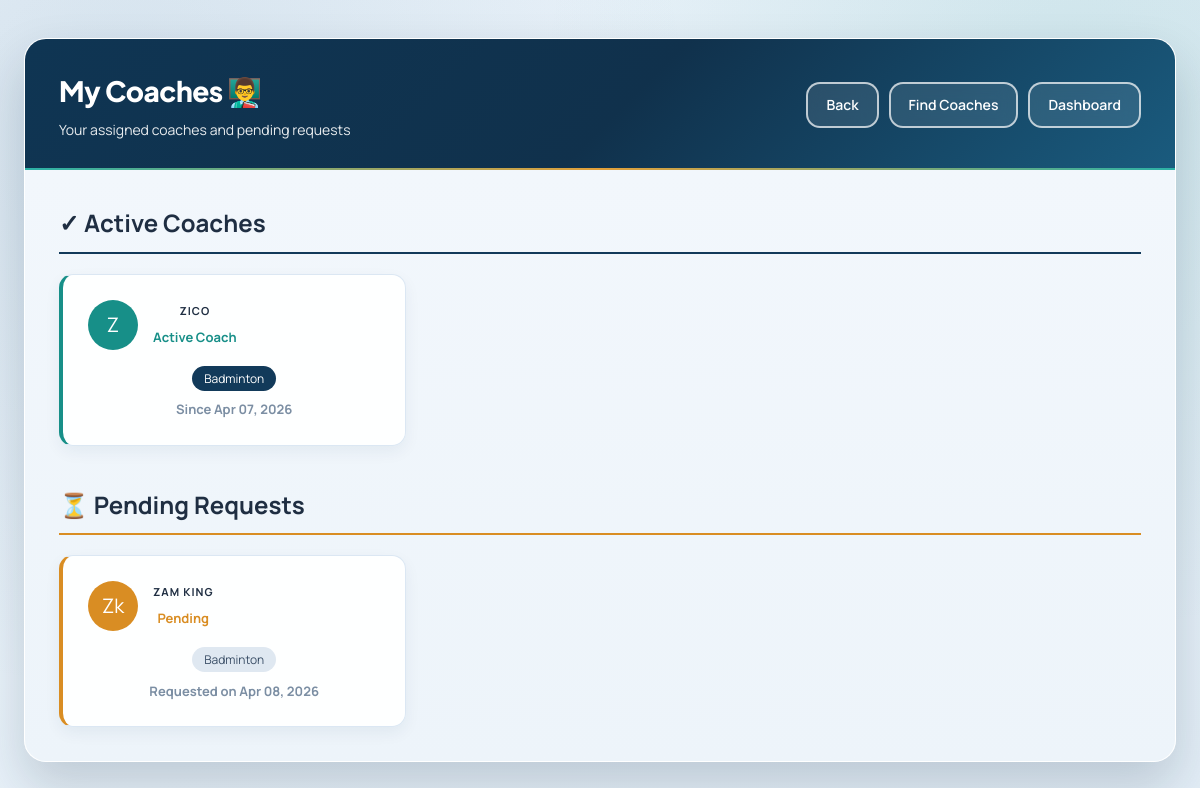
Screenshot of /player/my-coaches/ (signed in) with the database file from the repository.
### player/models.py (models this page shows, shortened)
class AthleteCoach(models.Model):
    athlete = models.ForeignKey(
        settings.AUTH_USER_MODEL,
        on_delete=models.CASCADE,
        related_name='my_coaches',
    )
    coach = models.ForeignKey(
        settings.AUTH_USER_MODEL,
        on_delete=models.CASCADE,
        related_name='my_athletes',
    )
    sport = models.ForeignKey(Sport, on_delete=models.CASCADE)
    start_date = models.DateField(auto_now_add=True)
    is_active = models.BooleanField(default=True)
    class Meta:
        db_table = 'athlete_coach'
        unique_together = ('athlete', 'coach', 'sport')

class Sport(models.Model):
    name = models.CharField(max_length=100, unique=True)
    description = models.TextField(blank=True)
    icon = models.CharField(max_length=50, blank=True)
    class Meta:
        db_table = 'sport'
        ordering = ['name']

class CoachRequest(models.Model):
    STATUS_CHOICES = (
        ('pending', 'Pending'),
        ('accepted', 'Accepted'),
        ('rejected', 'Rejected'),
    )
    athlete = models.ForeignKey(
        settings.AUTH_USER_MODEL,
        on_delete=models.CASCADE,
        related_name='coach_requests_sent',
    )
    coach = models.ForeignKey(
        settings.AUTH_USER_MODEL,
        on_delete=models.CASCADE,
        related_name='coach_requests_received',
    )
    sport = models.ForeignKey(Sport, on_delete=models.CASCADE)
    message = models.TextField(blank=True, help_text='Message to the coach')
    status = models.CharField(max_length=20, choices=STATUS_CHOICES, default='pending')
    created_at = models.DateTimeField(auto_now_add=True)
    updated_at = models.DateTimeField(auto_now=True)
    class Meta:
        db_table = 'coach_request'
        ordering = ['-created_at']
        unique_together = ('athlete', 'coach', 'sport')

### user/models.py (models this page shows, shortened)
class User(AbstractBaseUser, PermissionsMixin):
    ROLE_CHOICES = (
        ('athlete', 'Athlete'),
        ('coach', 'Coach'),
        ('medical', 'Medical Staff'),
    )
    BLOOD_GROUP_CHOICES = (
        ('A+', 'A+'),
        ('A-', 'A-'),
        ('B+', 'B+'),
        ('B-', 'B-'),
        ('AB+', 'AB+'),
        ('AB-', 'AB-'),
        ('O+', 'O+'),
        ('O-', 'O-'),
    )
    email = models.EmailField(unique=True)
    name = models.CharField(max_length=255)
    role = models.CharField(max_length=20, choices=ROLE_CHOICES, default='athlete')
    phone = models.CharField(max_length=20, blank=True)
    address = models.TextField(blank=True)
    blood_group = models.CharField(max_length=5, choices=BLOOD_GROUP_CHOICES, blank=True)
    date_of_birth = models.DateField(null=True, blank=True)
    profile_photo = models.ImageField(upload_to='profile_photos/', blank=True, null=True)
    is_approved = models.BooleanField(default=True)
    is_active = models.BooleanField(default=True)
    is_staff = models.BooleanField(default=False)
    date_joined = models.DateTimeField(default=timezone.now)
    @property
    def first_name(self):
        return self.name.split()[0] if self.name else ''
    @property
    def last_name(self):
        parts = self.name.split()
        return ' '.join(parts[1:]) if len(parts) > 1 else ''
    objects = UserManager()
    USERNAME_FIELD = 'email'
    REQUIRED_FIELDS = ['name']
    class Meta:
        db_table = 'user_table'

### player/views.py (the view)
    def wrapper(request, *args, **kwargs):
        if request.user.role != 'athlete':
            messages.error(request, 'Access denied. Athletes only.')
            return redirect('home')
        return view_func(request, *args, **kwargs)

### player/views.py (called while the page is built)
def athlete_required(view_func):
    def wrapper(request, *args, **kwargs):
        if request.user.role != 'athlete':
            messages.error(request, 'Access denied. Athletes only.')
            return redirect('home')
        return view_func(request, *args, **kwargs)
    return wrapper

@login_required
@athlete_required
def my_coaches(request):
    user = request.user
    active_coaches = AthleteCoach.objects.filter(athlete=user, is_active=True).select_related('coach', 'sport')
    pending_requests = CoachRequest.objects.filter(athlete=user, status='pending').select_related('coach', 'sport')
    for ac in active_coaches:
        try:
            ac.coach_profile = ac.coach.coach_profile
        except:
            pass
    for req in pending_requests:
        try:
            req.coach_profile = req.coach.coach_profile
        except:
            pass
    context = {
        'active_coaches': active_coaches,
        'pending_requests': pending_requests,
    }
    return render(request, 'player/my_coaches.html', context)

### player/templates/player/my_coaches.html (shortened to what this page needs)
{% extends 'user/base.html' %}
{% block content %}
<div class="dashboard-container">
    <div class="dashboard-header">
        <div class="user-info">
            <h1>My Coaches 👨‍🏫</h1>
            <p>Your assigned coaches and pending requests</p>
        </div>
        <div class="header-actions">
            <a href="javascript:history.back()" class="btn-logout">Back</a>
            <a href="{% url 'player:find_coaches' %}" class="btn-logout">Find Coaches</a>            <a href="{% url 'player:dashboard' %}" class="btn-logout">Dashboard</a>
        </div>
    </div>
    <div class="dashboard-body">
        <div style="margin-bottom: 40px;">
            <h2 style="color: var(--gray-900); margin-bottom: 20px; padding-bottom: 10px; border-bottom: 2px solid var(--primary);">
                ✓ Active Coaches
            </h2>
            {% if active_coaches %}
            <div style="display: grid; grid-template-columns: repeat(auto-fill, minmax(300px, 1fr)); gap: 20px;">
                {% for ac in active_coaches %}
                <div class="info-card" style="padding: 25px; border-left: 4px solid var(--secondary);">
                    <div style="display: flex; align-items: center; margin-bottom: 15px;">
                        <div style="width: 50px; height: 50px; background: var(--secondary); border-radius: 50%; display: flex; align-items: center; justify-content: center; font-size: 20px; color: white; margin-right: 15px;">
                            {{ ac.coach.first_name|slice:":1" }}{{ ac.coach.last_name|slice:":1" }}
                        </div>
                        <div>
                            <h3 style="color: var(--gray-900);">{{ ac.coach.first_name }} {{ ac.coach.last_name }}</h3>
                            <p style="color: var(--secondary); font-size: 13px;">Active Coach</p>
                        </div>
                    </div>
                    {% if ac.sport %}
                    <div style="margin-bottom: 10px;">
                        <span style="background: var(--primary); color: white; padding: 4px 12px; border-radius: 15px; font-size: 12px;">
                            {{ ac.sport.name }}
                        </span>
                    </div>
                    {% endif %}
                    <p style="color: var(--gray-500); font-size: 13px;">
                        Since {{ ac.start_date|date:"M d, Y" }}
                    </p>
                </div>
                {% endfor %}
            </div>
            {% endif %}
        </div>
        <div>
            <h2 style="color: var(--gray-900); margin-bottom: 20px; padding-bottom: 10px; border-bottom: 2px solid var(--accent);">
                ⏳ Pending Requests
            </h2>
            {% if pending_requests %}
            <div style="display: grid; grid-template-columns: repeat(auto-fill, minmax(300px, 1fr)); gap: 20px;">
                {% for request in pending_requests %}
                <div class="info-card" style="padding: 25px; border-left: 4px solid var(--accent);">
                    <div style="display: flex; align-items: center; margin-bottom: 15px;">
                        <div style="width: 50px; height: 50px; background: var(--accent); border-radius: 50%; display: flex; align-items: center; justify-content: center; font-size: 20px; color: white; margin-right: 15px;">
                            {{ request.coach.first_name|slice:":1" }}{{ request.coach.last_name|slice:":1" }}
                        </div>
                        <div>
                            <h3 style="color: var(--gray-900);">{{ request.coach.first_name }} {{ request.coach.last_name }}</h3>
                            <p style="color: var(--accent); font-size: 13px;">Pending</p>
                        </div>
                    </div>
                    {% if request.sport %}
                    <div style="margin-bottom: 10px;">
                        <span style="background: var(--gray-200); color: var(--gray-700); padding: 4px 12px; border-radius: 15px; font-size: 12px;">
                            {{ request.sport.name }}
                        </span>
                    </div>
                    {% endif %}
                    <p style="color: var(--gray-500); font-size: 13px;">
                        Requested on {{ request.created_at|date:"M d, Y" }}
                    </p>
                </div>
                {% endfor %}
            </div>
            {% else %}
            <div class="info-card" style="padding: 40px; text-align: center;">
                <p style="color: var(--gray-500);">No pending requests.</p>
            </div>
            {% endif %}
        </div>
    </div>
</div>
{% endblock %}

### user/templates/user/base.html (style rules this page uses)
* { margin: 0; padding: 0; box-sizing: border-box; }
:root { --primary: #123a5a; --primary-light: #1b567f; --primary-dark: #0b2740; --secondary: #178f88; --secondary-light: #22a39b; --secondary-dark: #0f736d; --accent: #d98d23; --accent-light: #e6a13a; --accent-dark: #b8741a; --success: #18885f; --danger: #cf4c3c; --warning: #d9871f; --dark: #182536; --gray-900: #1f2e42; --gray-700: #3b4f67; --gray-600: #5a6f86; --gray-500: #7b8ea3; --gray-400: #9bb0c4; --gray-300: #cad7e4; --gray-200: #dfe8f1; --gray-100: #f3f7fb; --white: #FFFFFF; --shadow-sm: 0 6px 16px rgba(18, 58, 90, 0.06); --shadow-md: 0 12px 28px rgba(16, 45, 71, 0.12); --shadow-lg: 0 24px 50px rgba(10, 33, 53, 0.18); --radius-sm: 8px; --radius: 14px; --radius-lg: 22px; --transition: all 0.25s cubic-bezier(0.4, 0, 0.2, 1); }
body { font-family: 'Manrope', 'Plus Jakarta Sans', 'Trebuchet MS', sans-serif; background: radial-gradient(circle at 10% 15%, rgba(35, 98, 138, 0.12) 0%, transparent 45%), radial-gradient(circle at 90% 12%, rgba(23, 143, 136, 0.12) 0%, transparent 42%), linear-gradient(140deg, #edf4fb 0%, #e6f0f8 50%, #e2edf6 100%); min-height: 100vh; display: flex; align-items: center; justify-content: center; padding: 24px; line-height: 1.55; color: var(--gray-900); -webkit-font-smoothing: antialiased; -moz-osx-font-smoothing: grayscale; text-rendering: optimizeLegibility; }
a.btn, a.btn:hover, a.btn:focus, a.btn:active, .btn-logout, .btn-logout:hover, .btn-logout:focus, .btn-logout:active { text-decoration: none !important; }
.dashboard-container { width: 100%; max-width: 1280px; background: rgba(255, 255, 255, 0.92); backdrop-filter: blur(10px); border-radius: var(--radius-lg); box-shadow: var(--shadow-lg); overflow: hidden; animation: slideUp 0.5s ease; border: 1px solid rgba(255, 255, 255, 0.72); }
.dashboard-header { background: linear-gradient(135deg, #0f3553 0%, #10314c 52%, #1a5b7e 100%); padding: 30px 34px; color: var(--white); display: flex; justify-content: space-between; align-items: center; position: relative; overflow: hidden; }
.dashboard-header::after { content: ''; position: absolute; bottom: 0; left: 0; right: 0; height: 2px; background: linear-gradient(90deg, #2bb1a7, #e2a03a, #2bb1a7); }
.dashboard-header .user-info h1 { font-family: 'Plus Jakarta Sans', 'Manrope', sans-serif; font-size: 28px; margin-bottom: 6px; font-weight: 800; letter-spacing: -0.5px; }
.dashboard-header .user-info p { opacity: 0.9; font-size: 14px; display: flex; align-items: center; gap: 12px; }
.dashboard-body { padding: 34px; background: linear-gradient(180deg, #f2f7fc 0%, #edf4fa 100%); }
.header-actions { display: flex; gap: 10px; flex-wrap: wrap; }
.info-card { background: rgba(255, 255, 255, 0.92); backdrop-filter: blur(4px); padding: 24px 22px; border-radius: var(--radius); text-align: center; transition: var(--transition); border: 1px solid #dbe7f3; box-shadow: var(--shadow-sm); }
.info-card h3 { font-size: 11px; color: var(--gray-600); text-transform: uppercase; letter-spacing: 1px; margin-bottom: 8px; font-weight: 700; }
.info-card p { font-size: 22px; font-weight: 700; color: var(--primary); }
.btn-logout { padding: 10px 18px; border: 2px solid rgba(255,255,255,0.7); background: rgba(255,255,255,0.1); color: var(--white); border-radius: var(--radius); font-size: 14px; font-weight: 600; cursor: pointer; transition: var(--transition); text-decoration: none; backdrop-filter: blur(10px); }

### rows the page displays
AthleteCoach: coach.first_name "Z", coach.first_name "ZICO", sport.name "Badminton", start_date "Apr 07, 2026"
CoachRequest: coach.first_name "Z", coach.last_name "k", coach.first_name "ZAM", coach.last_name "KING", sport.name "Badminton", created_at "Apr 08, 2026"
